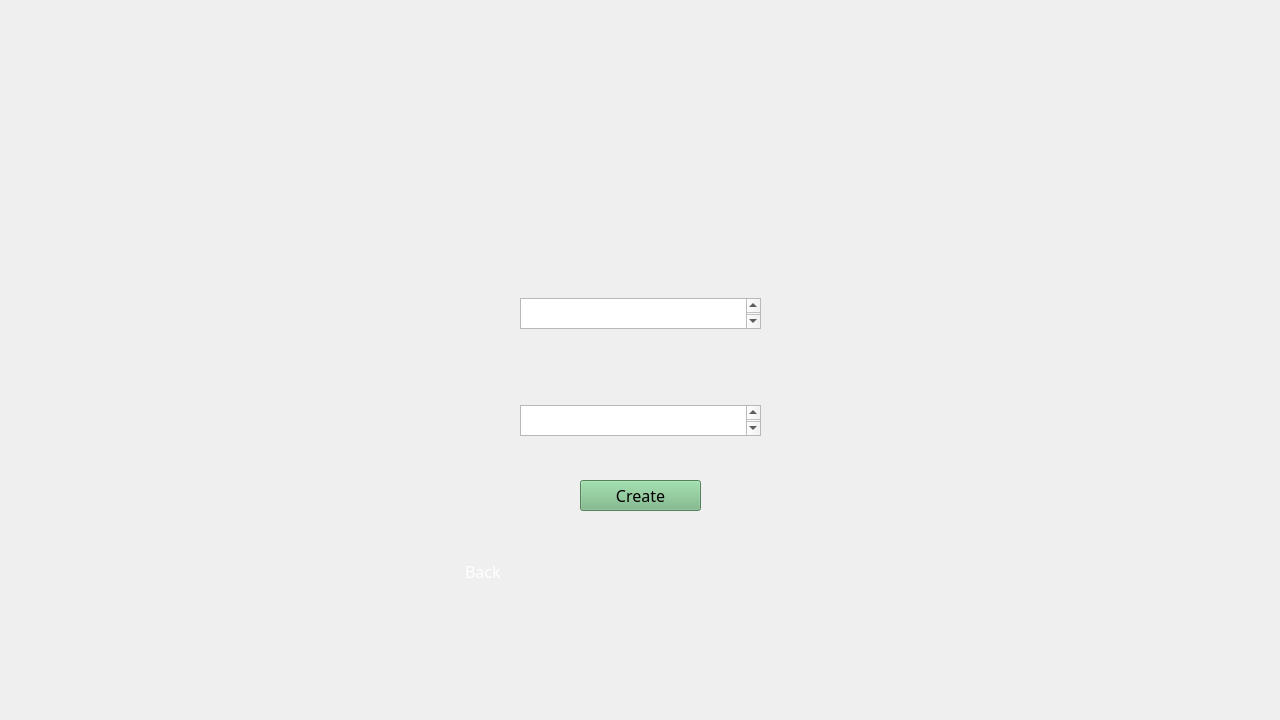
<?xml version="1.0" encoding="UTF-8"?>
<ui version="4.0">
 <class>MainWindow</class>
 <widget class="QMainWindow" name="MainWindow">
  <property name="geometry">
   <rect>
    <x>0</x>
    <y>0</y>
    <width>1280</width>
    <height>720</height>
   </rect>
  </property>
  <property name="windowTitle">
   <string>MainWindow</string>
  </property>
  <widget class="QWidget" name="centralwidget">
   <property name="font">
    <font>
     <family>Lucida Sans</family>
     <pointsize>12</pointsize>
    </font>
   </property>
   <widget class="QLabel" name="createAccountBG">
    <property name="geometry">
     <rect>
      <x>0</x>
      <y>0</y>
      <width>1280</width>
      <height>720</height>
     </rect>
    </property>
    <property name="text">
     <string/>
    </property>
    <property name="pixmap">
     <pixmap resource="LoginScreen.qrc">:/Background/Content/CreateAccountScreen.png</pixmap>
    </property>
    <property name="scaledContents">
     <bool>true</bool>
    </property>
    <property name="textInteractionFlags">
     <set>Qt::NoTextInteraction</set>
    </property>
   </widget>
   <widget class="QTextEdit" name="usernameBox">
    <property name="geometry">
     <rect>
      <x>520</x>
      <y>298</y>
      <width>241</width>
      <height>31</height>
     </rect>
    </property>
    <property name="font">
     <font>
      <family>Lucida Sans</family>
      <pointsize>12</pointsize>
     </font>
    </property>
    <property name="cursor" stdset="0">
     <cursorShape>PointingHandCursor</cursorShape>
    </property>
   </widget>
   <widget class="QPushButton" name="loginButton">
    <property name="geometry">
     <rect>
      <x>580</x>
      <y>480</y>
      <width>121</width>
      <height>31</height>
     </rect>
    </property>
    <property name="palette">
     <palette>
      <active>
       <colorrole role="Button">
        <brush brushstyle="SolidPattern">
         <color alpha="255">
          <red>116</red>
          <green>180</green>
          <blue>129</blue>
         </color>
        </brush>
       </colorrole>
       <colorrole role="ButtonText">
        <brush brushstyle="SolidPattern">
         <color alpha="255">
          <red>255</red>
          <green>255</green>
          <blue>255</blue>
         </color>
        </brush>
       </colorrole>
       <colorrole role="Base">
        <brush brushstyle="SolidPattern">
         <color alpha="255">
          <red>116</red>
          <green>180</green>
          <blue>129</blue>
         </color>
        </brush>
       </colorrole>
       <colorrole role="Window">
        <brush brushstyle="SolidPattern">
         <color alpha="255">
          <red>116</red>
          <green>180</green>
          <blue>129</blue>
         </color>
        </brush>
       </colorrole>
      </active>
      <inactive>
       <colorrole role="Button">
        <brush brushstyle="SolidPattern">
         <color alpha="255">
          <red>116</red>
          <green>180</green>
          <blue>129</blue>
         </color>
        </brush>
       </colorrole>
       <colorrole role="ButtonText">
        <brush brushstyle="SolidPattern">
         <color alpha="255">
          <red>0</red>
          <green>0</green>
          <blue>0</blue>
         </color>
        </brush>
       </colorrole>
       <colorrole role="Base">
        <brush brushstyle="SolidPattern">
         <color alpha="255">
          <red>116</red>
          <green>180</green>
          <blue>129</blue>
         </color>
        </brush>
       </colorrole>
       <colorrole role="Window">
        <brush brushstyle="SolidPattern">
         <color alpha="255">
          <red>116</red>
          <green>180</green>
          <blue>129</blue>
         </color>
        </brush>
       </colorrole>
      </inactive>
      <disabled>
       <colorrole role="Button">
        <brush brushstyle="SolidPattern">
         <color alpha="255">
          <red>116</red>
          <green>180</green>
          <blue>129</blue>
         </color>
        </brush>
       </colorrole>
       <colorrole role="ButtonText">
        <brush brushstyle="SolidPattern">
         <color alpha="255">
          <red>120</red>
          <green>120</green>
          <blue>120</blue>
         </color>
        </brush>
       </colorrole>
       <colorrole role="Base">
        <brush brushstyle="SolidPattern">
         <color alpha="255">
          <red>116</red>
          <green>180</green>
          <blue>129</blue>
         </color>
        </brush>
       </colorrole>
       <colorrole role="Window">
        <brush brushstyle="SolidPattern">
         <color alpha="255">
          <red>116</red>
          <green>180</green>
          <blue>129</blue>
         </color>
        </brush>
       </colorrole>
      </disabled>
     </palette>
    </property>
    <property name="font">
     <font>
      <family>Lucida Sans</family>
      <pointsize>12</pointsize>
     </font>
    </property>
    <property name="cursor">
     <cursorShape>PointingHandCursor</cursorShape>
    </property>
    <property name="styleSheet">
     <string notr="true">#loginButton {
	background-color: rgb(116, 180, 129)
}</string>
    </property>
    <property name="text">
     <string>Create</string>
    </property>
    <property name="flat">
     <bool>false</bool>
    </property>
   </widget>
   <widget class="QTextEdit" name="passwordBox">
    <property name="geometry">
     <rect>
      <x>520</x>
      <y>405</y>
      <width>241</width>
      <height>31</height>
     </rect>
    </property>
    <property name="font">
     <font>
      <family>Lucida Sans</family>
      <pointsize>12</pointsize>
     </font>
    </property>
    <property name="cursor" stdset="0">
     <cursorShape>PointingHandCursor</cursorShape>
    </property>
   </widget>
   <widget class="QLabel" name="backLabel">
    <property name="geometry">
     <rect>
      <x>465</x>
      <y>560</y>
      <width>41</width>
      <height>21</height>
     </rect>
    </property>
    <property name="cursor">
     <cursorShape>PointingHandCursor</cursorShape>
    </property>
    <property name="text">
     <string>&lt;html&gt;&lt;head/&gt;&lt;body&gt;&lt;p&gt;&lt;span style=&quot; font-size:12pt; color:#ffffff;&quot;&gt;Back&lt;/span&gt;&lt;/p&gt;&lt;/body&gt;&lt;/html&gt;</string>
    </property>
   </widget>
  </widget>
 </widget>
 <resources>
  <include location="LoginScreen.qrc"/>
 </resources>
 <connections/>
</ui>
